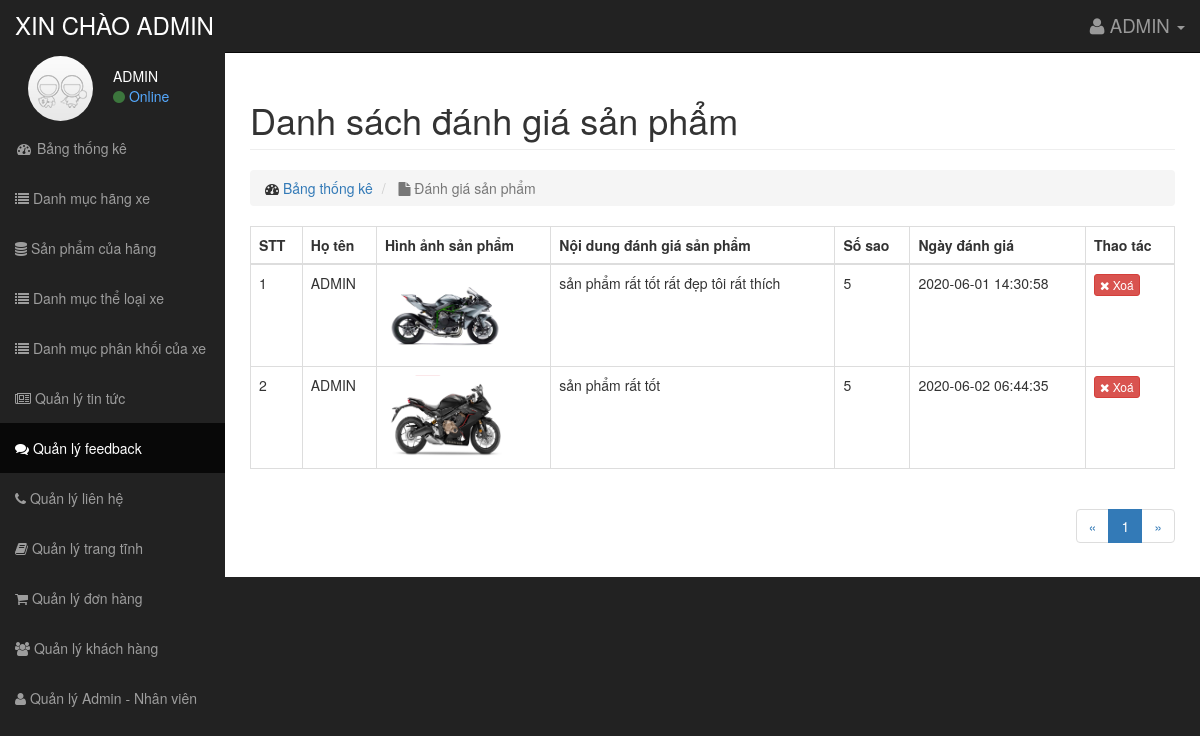
Page /damme/admin/modules/feedback/index.php (signed in) on the committed database.
### tables this page shows
CREATE TABLE `feedback` (
  `id` int(11) NOT NULL,
  `users_id` int(11) NOT NULL,
  `note` text,
  `created_at` timestamp NULL DEFAULT CURRENT_TIMESTAMP,
  `product_id` int(11) DEFAULT NULL,
  `sosao` int(11) DEFAULT NULL
);

CREATE TABLE `users` (
  `id` int(11) NOT NULL,
  `name` varchar(200) DEFAULT NULL,
  `email` varchar(200) DEFAULT NULL,
  `phone` char(15) DEFAULT NULL,
  `address` varchar(200) DEFAULT NULL,
  `password` varchar(200) DEFAULT NULL,
  `created_at` timestamp NULL DEFAULT CURRENT_TIMESTAMP,
  `update_at` timestamp NULL DEFAULT NULL ON UPDATE CURRENT_TIMESTAMP
);

CREATE TABLE `product` (
  `id` int(11) NOT NULL,
  `name` varchar(200) DEFAULT NULL,
  `slug` varchar(200) DEFAULT NULL,
  `price` int(11) DEFAULT NULL,
  `sale` tinyint(4) DEFAULT '0',
  `thunbar` varchar(200) DEFAULT NULL,
  `hangxe_id` int(11) DEFAULT NULL,
  `content` text,
  `number` int(11) DEFAULT '0',
  `created_at` timestamp NULL DEFAULT CURRENT_TIMESTAMP,
  `update_at` timestamp NULL DEFAULT NULL ON UPDATE CURRENT_TIMESTAMP,
  `theloai_id` int(11) DEFAULT NULL,
  `phankhoi_id` int(11) DEFAULT NULL,
  `anh2` varchar(200) DEFAULT NULL,
  `anh1` varchar(200) DEFAULT NULL,
  `anh3` varchar(200) DEFAULT NULL
);

### damme/libraries/Function.php (called while the page is built, shortened)
<?php
    function base_url()
    {
        return $url  = "http://localhost:8888/damme/";
    }
    function uploads()
    {
        return base_url() . "public/uploads/";
    }
 ?>

### damme/libraries/Database.php (called while the page is built, shortened)
<?php
    class Database
    {
        public $link;
        public function __construct()
        {
            $this->link = mysqli_connect("localhost","root","","damme") or die ();
            mysqli_set_charset($this->link,"utf8");
        }
        public function countTable($table)
        {
            $sql = "SELECT id FROM  {$table}";
            $result = mysqli_query($this->link, $sql) or die("Lỗi Truy Vấn countTable----" .mysqli_error($this->link));
            $num = mysqli_num_rows($result);
            return $num;
        }
         public  function fetchJone($table,$sql ,$page = 0,$row ,$pagi = false )
        {
            $data = [];
            if ($pagi == true )
            {
                $total = $this->countTable($table);
                $sotrang = ceil($total / $row);
                $start = ($page - 1 ) * $row ;
                $sql .= " LIMIT $start,$row";
                $data = [ "page" => $sotrang];
                $result = mysqli_query($this->link,$sql) or die("Lỗi truy vấn fetchJone ---- " .mysqli_error($this->link));
            }
            else
            {
                $result = mysqli_query($this->link,$sql) or die("Lỗi truy vấn fetchJone ---- " .mysqli_error($this->link));
            }
            if($result)
            {
                while ($num = mysqli_fetch_assoc($result))
                {
                    $data[] = $num;
                }
            }
            return $data;
        }
    }
?>

### damme/admin/autoload/autoload.php (called while the page is built, shortened)
<?php
	require_once __DIR__. "/../../libraries/Database.php";
	require_once __DIR__. "/../../libraries/Function.php";
	$db = new Database() ;
?>

### damme/admin/modules/feedback/index.php (the view, shortened to what this page needs)
<?php
	require_once __DIR__. "/../../autoload/autoload.php";
	if(isset($_GET['page']))
	{
		$p = $_GET['page'];
	}
	else
	{
		$p = 1;
	}
    $sql = "SELECT feedback.note, users.name, product.thunbar, feedback.sosao, feedback.created_at, feedback.id FROM feedback
            INNER JOIN product on product.id = feedback.product_id
            INNER JOIN users on users.id = feedback.users_id";
    $admin = $db->fetchJone('feedback',$sql,$p,10,true);
    if (isset($admin['page']))
    {
    	$sotrang = $admin['page'];
    	unset($admin['page']);
    }
?>
<?php require_once __DIR__. "/../../layouts/header.php"; ?>
	<div class="row">
		<div class="col-lg-12">
			<h1 class="page-header">
    			Danh sách đánh giá sản phẩm
			</h1>
			<ol class="breadcrumb">
    			<li>
        			<i class="fa fa-dashboard"></i>  <a href="<?php echo base_url() ?>admin/index.php">Bảng thống kê</a>
    			</li>
    			<li class="active">
        			<i class="fa fa-file"></i> Đánh giá sản phẩm
                </li>
			</ol>
		</div>
	</div>
	<div class="row">
		<div class="col-md-12">
			<div class="table-responsive">
				<table class="table table-bordered table-hover">
    				<thead>
        				<tr>
            				<th>STT</th>
							<th>Họ tên</th>
							<th>Hình ảnh sản phẩm</th>
							<th>Nội dung đánh giá sản phẩm</th>
							<th>Số sao</th>
            				<th>Ngày đánh giá</th>
            				<th>Thao tác</th>
        				</tr>
    				</thead>
    				<tbody>
                        <?php $stt = 1; foreach ($admin as $item) :?>
        				    <tr>
            				    <td><?php echo $stt ?></td>
            				    <td><?php echo $item['name'] ?></td>
								<td>
									<img src="<?php echo uploads() ?>product/<?php echo $item['thunbar'] ?>" width="120px" height="85px">
								</td>
								<td><?php echo $item['note'] ?></td>
								<td><?php echo $item['sosao'] ?></td>
                                <td><?php echo $item['created_at'] ?></td>
            				    <td>
                                    <a class="btn btn-xs btn-danger" href="delete.php?id=<?php echo $item['id'] ?>"> <i class="fa fa-times"></i> Xoá</a>
                                </td>
       			 		   </tr>
                        <?php $stt++ ;endforeach ?>
    				</tbody>
				</table>
				<div class="pull-right">
					<nav aria-label="Page navigation " class="clearfix">
						<ul class="pagination">
							<li>
								<a href="" aria-label="Previous">
									<span aria-hidden="true">&laquo;</span>
								</a>
							</li>
							<?php for( $i = 1 ; $i <= $sotrang; $i++ ) : ?>
								<?php
									if (isset($_GET['page']))
									{
										$p = $_GET['page'];
									}
									else
									{
										$p = 1;
									}
								?>
								<li class="<?php echo($i == $p) ? 'active' : '' ?>">
									<a href="?page=<?php echo $i ;?>"><?php echo $i; ?></a>
								</li>
							<?php endfor; ?>
							<li>
								<a href="" aria-label="Next">
									<span aria-hidden="true">&raquo;</span>
								</a>
							</li>
						</ul>
					</nav>
				</div>
			</div>
		</div>
	</div>
<?php require_once __DIR__. "/../../layouts/footer.php"; ?>

### damme/public/admin/css/sb-admin.css (style rules this page uses)
body { margin-top: 100px; background-color: #222; }
@media (min-width:768px) { body { margin-top: 50px; } }

### rows in the picture
feedback: users.name "ADMIN", product.thunbar (picture), note "sản phẩm rất tốt rất đẹp tôi rất thích", sosao "5", created_at "2020-06-01 14:30:58"
feedback: users.name "ADMIN", product.thunbar (picture), note "sản phẩm rất tốt", sosao "5", created_at "2020-06-02 06:44:35"

### other values in the picture
$_SESSION['admin_name'] "ADMIN"
